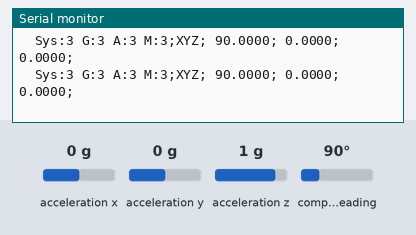
The sketch below on a simulated Arduino Uno, built with avr-gcc and run on an emulated ATmega328P. On the bench: the last lines printed to the serial monitor. The test bench sets the inputs (shaded band); at power-on: acceleration x 0 g, acceleration y 0 g, acceleration z 1 g, compass heading 90°.

Above: at 2.8 s.
2.9 s: acceleration x set to -1.4 g
At 2.92 s:
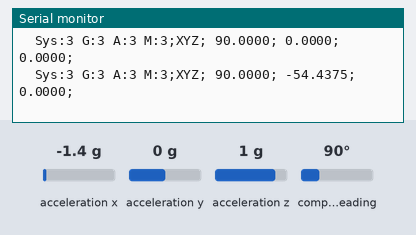
5.9 s: acceleration y set to -1.4 g
At 5.91 s:
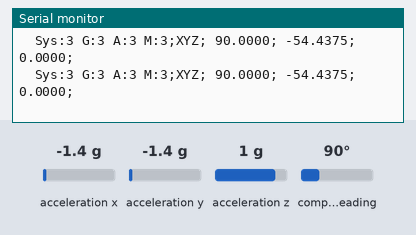
7.4 s: acceleration z set to -1.4 g
At 7.43 s:
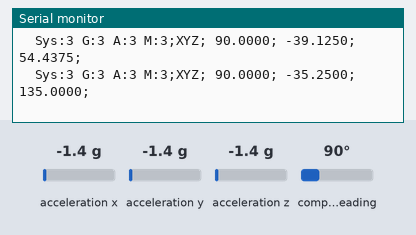
8.9 s: compass heading set to 7°
At 8.9 s:
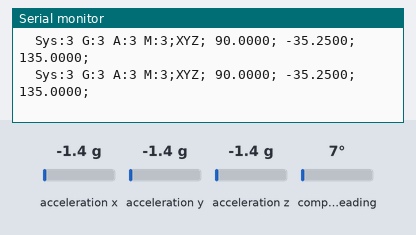
10.4 s: compass heading set to 180°
At 10.42 s:
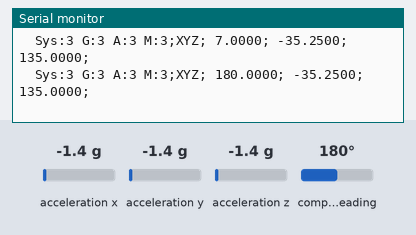
Timing chart, 0 to 13.4 s (numbered marks = the images above; inputs shaded):
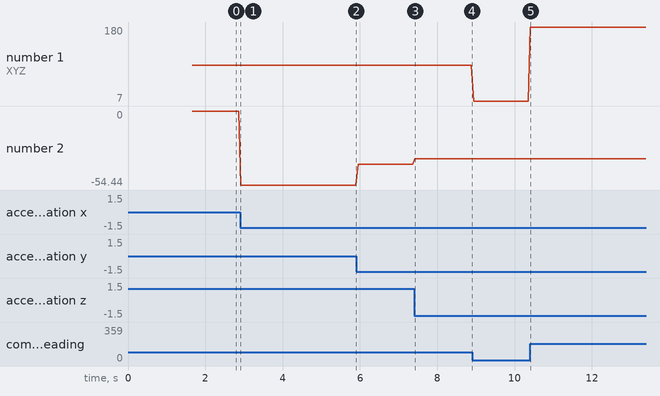

Measured:
- after the input at 2.9 s, the serial monitor: prints a new line at once (image 1)
- after the input at 7.4 s, the serial monitor: prints a new line at once (image 3)
- after the input at 10.4 s, the serial monitor: prints a new line at once (image 5)
- plotted number 1: 90 → 7 after the input at 8.9 s, 7 → 180 after the input at 10.4 s
- plotted number 2: 0 → -54.44 after the input at 2.9 s, -54.44 → -39.12 after the input at 5.9 s, -39.12 → -35.25 after the input at 7.4 s

The sketch:

sensorsapi_bno055.ino
```cpp
#include <Wire.h>
#include <Adafruit_Sensor.h>
#include <Adafruit_BNO055.h>
#include <utility/imumaths.h>
#include <EEPROM.h>

/* This driver uses the Adafruit unified sensor library (Adafruit_Sensor),
   which provides a common 'type' for sensor data and some helper functions.

   To use this driver you will also need to download the Adafruit_Sensor
   library and include it in your libraries folder.

   You should also assign a unique ID to this sensor for use with
   the Adafruit Sensor API so that you can identify this particular
   sensor in any data logs, etc.  To assign a unique ID, simply
   provide an appropriate value in the constructor below (12345
   is used by default in this example).

   History
   =======
   2015/MAR/03  - First release (KTOWN)
   2015/AUG/27  - Added calibration and system status helpers
 */

/* Set the delay between fresh samples */
//#define BNO055_SAMPLERATE_DELAY_MS (100)
#define BNO055_SAMPLERATE_DELAY_MS (50)

Adafruit_BNO055 bno = Adafruit_BNO055(55);
/**************************************************************************/
/*
   Display the raw calibration offset and radius data
 */
/**************************************************************************/
void displaySensorOffsets(const adafruit_bno055_offsets_t &calibData)
{
    Serial.print("Accelerometer: ");
    Serial.print(calibData.accel_offset_x); Serial.print(" ");
    Serial.print(calibData.accel_offset_y); Serial.print(" ");
    Serial.print(calibData.accel_offset_z); Serial.print(" ");

    Serial.print("\nGyro: ");  sensors_event_t event;
  bno.getEvent(&event);

  /* Display the floating point data */
  Serial.print("XYZ: ");
  Serial.print(event.orientation.x, 4);
  Serial.print("\tY: ");
  Serial.print(event.orientation.y, 4);
  Serial.print("\tZ: ");
  Serial.print(event.orientation.z, 4);
  Serial.println("");

  delay(100);

    Serial.print(calibData.gyro_offset_x); Serial.print(" ");
    Serial.print(calibData.gyro_offset_y); Serial.print(" ");
    Serial.print(calibData.gyro_offset_z); Serial.print(" ");

    Serial.print("\nMag: ");
    Serial.print(calibData.mag_offset_x); Serial.print(" ");
    Serial.print(calibData.mag_offset_y); Serial.print(" ");
    Serial.print(calibData.mag_offset_z); Serial.print(" ");

    Serial.print("\nAccel Radius: ");
    Serial.print(calibData.accel_radius);

    Serial.print("\nMag Radius: ");
    Serial.print(calibData.mag_radius);
}


/**************************************************************************/
/*
   Displays some basic information on this sensor from the unified
   sensor API sensor_t type (see Adafruit_Sensor for more information)
 */
/**************************************************************************/
void displaySensorDetails(void)
{
    sensor_t sensor;
    bno.getSensor(&sensor);
    Serial.println("------------------------------------");
    Serial.print  ("Sensor:       "); Serial.println(sensor.name);
    Serial.print  ("Driver Ver:   "); Serial.println(sensor.version);
    Serial.print  ("Unique ID:    "); Serial.println(sensor.sensor_id);
    Serial.print  ("Max Value:    "); Serial.print(sensor.max_value); Serial.println(" xxx");
    Serial.print  ("Min Value:    "); Serial.print(sensor.min_value); Serial.println(" xxx");
    Serial.print  ("Resolution:   "); Serial.print(sensor.resolution); Serial.println(" xxx");
    Serial.println("------------------------------------");
    Serial.println("");
    delay(500);
}

/**************************************************************************/
/*
   Display some basic info about the sensor status
 */
/**************************************************************************/
void displaySensorStatus(void)
{
    /* Get the system status values (mostly for debugging purposes) */
    uint8_t system_status, self_test_results, system_error;
    system_status = self_test_results = system_error = 0;
    bno.getSystemStatus(&system_status, &self_test_results, &system_error);

    /* Display the results in the Serial Monitor */
    Serial.println("");
    Serial.print("System Status: 0x");
    Serial.println(system_status, HEX);
    Serial.print("Self Test:     0x");
    Serial.println(self_test_results, HEX);
    Serial.print("System Error:  0x");
    Serial.println(system_error, HEX);
    Serial.println("");
    delay(500);
}

/**************************************************************************/
/*
   Display sensor calibration status
 */
/**************************************************************************/
void displayCalStatus(void)
{
    /* Get the four calibration values (0..3) */
    /* Any sensor data reporting 0 should be ignored, */
    /* 3 means 'fully calibrated" */
    uint8_t system, gyro, accel, mag;
    system = gyro = accel = mag = 0;
    bno.getCalibration(&system, &gyro, &accel, &mag);

    /* The data should be ignored until the system calibration is > 0 */
    Serial.print("\t");
    if (!system)
    {
        Serial.print("! ");
    }

    /* Display the individual values */
    Serial.print("Sys:");
    Serial.print(system, DEC);
    Serial.print(" G:");
    Serial.print(gyro, DEC);
    Serial.print(" A:");
    Serial.print(accel, DEC);
    Serial.print(" M:");
    Serial.print(mag, DEC);
}

/**************************************************************************/
/*
   Arduino setup function (automatically called at startup)
 */
/**************************************************************************/
void setup(void)
{
    Serial.begin(115200);
    Serial.println("Orientation Sensor Test"); Serial.println("");

    /* Initialise the sensor */
    if(!bno.begin())
    {
        /* There was a problem detecting the BNO055 ... check your connections */
        Serial.print("Ooops, no BNO055 detected ... Check your wiring or I2C ADDR!");
        while(1);
    }


    /* Display some basic information on this sensor */
    //displaySensorDetails();

    /* Optional: Display current status */
    //displaySensorStatus();

    //displaySensorUnits();


    sensors_event_t event;
    bno.getEvent(&event);

    int eeAddress = 0;
    long bnoID;
    bool foundCalib = false;

    EEPROM.get(eeAddress, bnoID);

    adafruit_bno055_offsets_t calibrationData;
    sensor_t sensor;

    /*
     *  Look for the sensor's unique ID at the beginning oF EEPROM.
     *  This isn't foolproof, but it's better than nothing.
     */
    bno.getSensor(&sensor);
    if (bnoID != sensor.sensor_id)
    {
        Serial.println("\nNo Calibration Data for this sensor exists in EEPROM");
        delay(500);
    }
    else
    {
        Serial.println("\nFound Calibration for this sensor in EEPROM.");
        eeAddress += sizeof(long);
        EEPROM.get(eeAddress, calibrationData);

        displaySensorOffsets(calibrationData);

        Serial.println("\n\nRestoring Calibration data to the BNO055...");
        bno.setSensorOffsets(calibrationData);

        Serial.println("\n\nCalibration data loaded into BNO055");
        foundCalib = true;

    }

    delay(1000);
    if (foundCalib){
        Serial.println(":] Move sensor slightly to calibrate magnetometers");
        Serial.println(":] Move sensor slightly to calibrate magnetometers");
        while (!bno.isFullyCalibrated())
        {
            Serial.println("");
            bno.getEvent(&event);
            displayCalStatus();

            delay(BNO055_SAMPLERATE_DELAY_MS);
        }
    }

    Serial.println("\nFully calibrated!");
    Serial.println("--------------------------------");
    Serial.println("Calibration Results: ");
    adafruit_bno055_offsets_t newCalib;
    bno.getSensorOffsets(newCalib);
    displaySensorOffsets(newCalib);


    bno.setExtCrystalUse(true);
}

/**************************************************************************/
/*
   Arduino loop function, called once 'setup' is complete (your own code
   should go here)
 */
/**************************************************************************/


void loop(void) {


    /* Get a new sensor event */
    //sensors_event_t event;
    // bno.getEvent(&event);
    //https://github.com/adafruit/Adafruit_BNO055/blob/5565ed3497994fc74c18e9270ff74e205e8c839b/Adafruit_BNO055.cpp#L337
/*
    imu::Vector<3> grav = bno.getVector(Adafruit_BNO055::VECTOR_GRAVITY); // !!!!
    //imu::Vector<3> linaccel = bno.getVector(Adafruit_BNO055::VECTOR_LINEARACCEL); // !!!!

    Serial.print("gravX, ");
    Serial.print(grav.x(), 4);
    Serial.print(";\tgravY, ");
    Serial.print(grav.y(), 4);
    Serial.print(";\tgravZ, ");
    Serial.print(grav.z(), 4);
    Serial.print(";");
    displayCalStatus();
    Serial.println(";");

*/
  sensors_event_t event;
  bno.getEvent(&event);

  /* Display the floating point data */
  displayCalStatus();
  Serial.print(";");
  Serial.print("XYZ; ");
  Serial.print(event.orientation.x, 4);
  Serial.print("; ");
  Serial.print(event.orientation.y, 4);
  Serial.print("; ");
  Serial.print(event.orientation.z, 4);
  Serial.println(";");

  /* Wait the specified delay before requesting nex data */
    delay(BNO055_SAMPLERATE_DELAY_MS);
}
```
